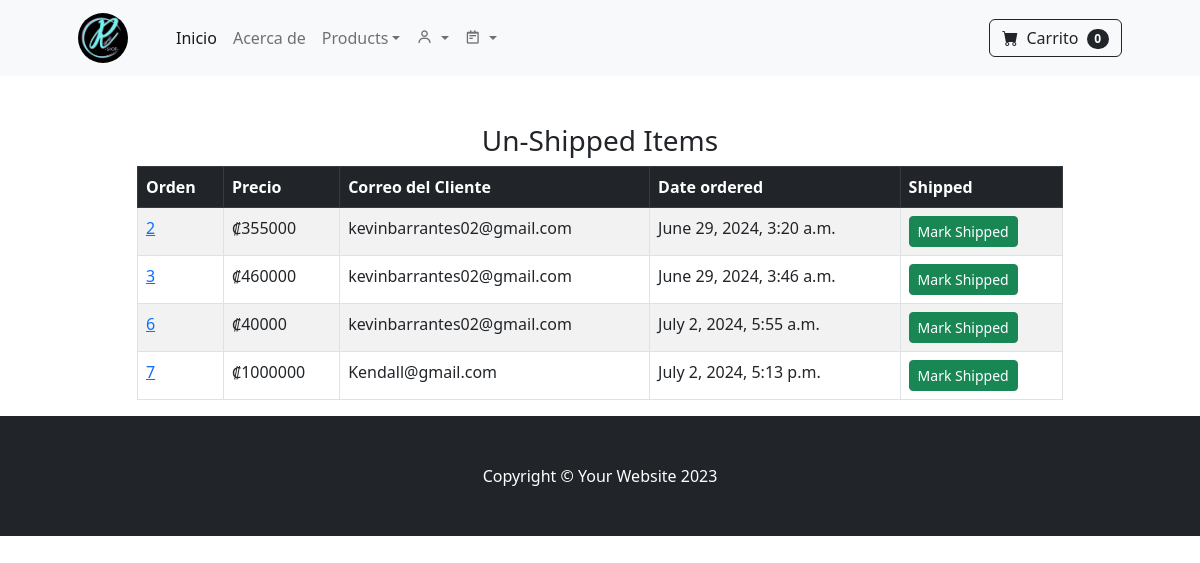
Before: /payment/not_shipped_dash/ (signed in) with the older database file.
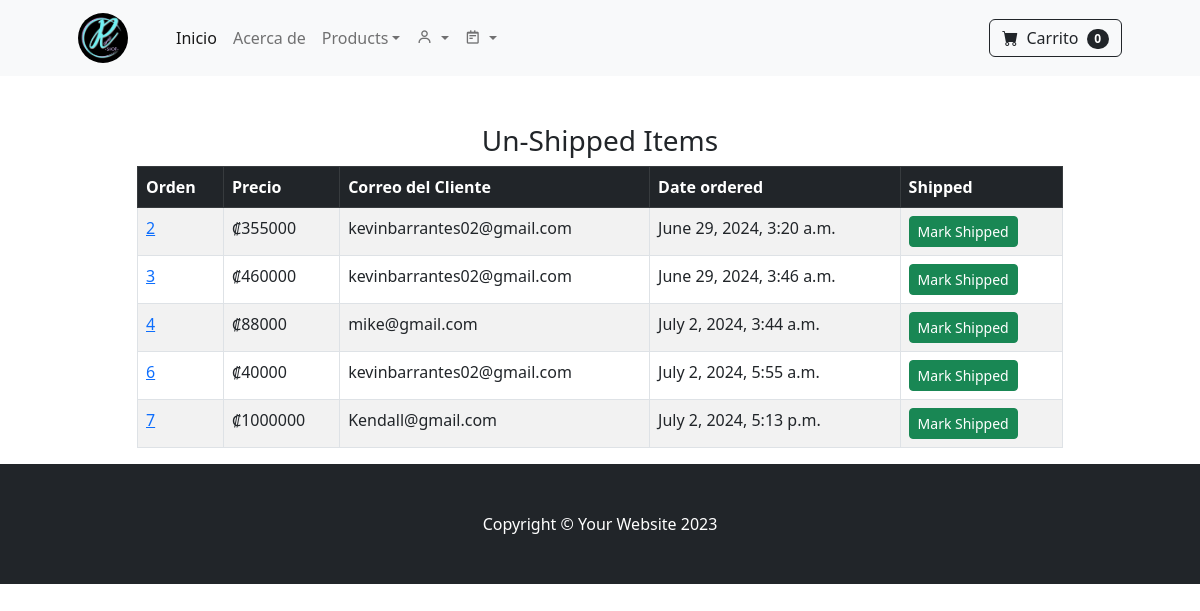
After: the same page with the newer database file.
### payment/models.py (models this page shows, shortened)
class Order(models.Model):
    user = models.ForeignKey(User, on_delete=models.CASCADE, null=True, blank=True)
    full_name = models.CharField(max_length=250)
    email = models.EmailField(max_length=250)
    shipping_address = models.TextField(max_length=15000)
    amount_paid = models.IntegerField(default=1)
    date_ordered = models.DateTimeField(auto_now_add=True)
    shipped = models.BooleanField(default=False)
    date_shipped = models.DateTimeField(blank=True, null=True)

### payment/views.py (the view, shortened to what this page needs)
# urls.py: path('not_shipped_dash/', views.not_shipped_dash, name="not_shipped_dash"),
def not_shipped_dash(request):
    if request.user.is_authenticated and request.user.is_superuser:
        orders = Order.objects.filter(shipped=False)
        return render(request, "payment/not_shipped_dash.html", {"orders":orders})
    else:
        messages.success(request, "Access Denied")
        return redirect('home')

### cart/cart.py (called while the page is built)
    def __len__(self):
        return len(self.cart)

### cart/global_processors.py (called while the page is built)
def cart(request):
    return {'cart':Cart(request)}

### store/global_processors.py (called while the page is built)
def navbar_categories(request):
  categories = Category.objects.all()
  return {'categories': categories}

### payment/templates/payment/not_shipped_dash.html (shortened to what this page needs)
{% extends 'base.html' %}
{% block content %}
<div class="container">
    <div class="row justify-content-center">
        <div class="col-lg-10 col-md-12">
            <br/><br/>
            <h3 class="text-center">Un-Shipped Items</h3>
            <div class="table-responsive">
                <table class="table table-striped table-hover table-bordered">
                    <thead class="table-dark">
                        <tr>
                            <th scope="col">Orden</th>
                            <th scope="col">Precio</th>
                            <th scope="col">Correo del Cliente</th>
                            <th scope="col">Date ordered</th>
                            <th scope="col">Shipped</th>
                        </tr>
                    </thead>
                    <tbody>
                        {% for item in orders %}
                        <tr>
                            <td><a href="{% url 'orders' item.id %}">{{ item.id }}</a></td>
                            <td>₡{{ item.amount_paid }}</td>
                            <td>{{ item.email }}</td>
                            <td>{{ item.date_ordered }}</td>
                            <td>
                                <form method="POST">
                                    <button type="Submit" class="btn btn-success btn-sm">Mark Shipped</button>
                                </form>
                            </td>
                        </tr>
                        {% endfor %}
                    </tbody>
                </table>
            </div>
        </div>
    </div>
</div>
{% endblock %}

Changed rows visible on the page:
now on this page (row edited): Order: id "4", amount_paid "88000", email "mike@gmail.com", date_ordered "July 2, 2024, 3:44 a.m."
